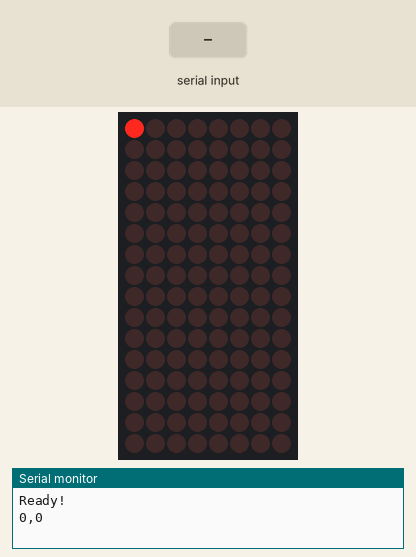
Bench run of a sketch on a simulated Arduino Uno, built with avr-gcc and run on an emulated ATmega328P. Parts: 8×16 LED matrix, the last lines printed to the serial monitor. Inputs (shaded band) come from the test bench.

Above: at 1.2 s.
1.3 s: "1" received over Serial
At 2.3 s:
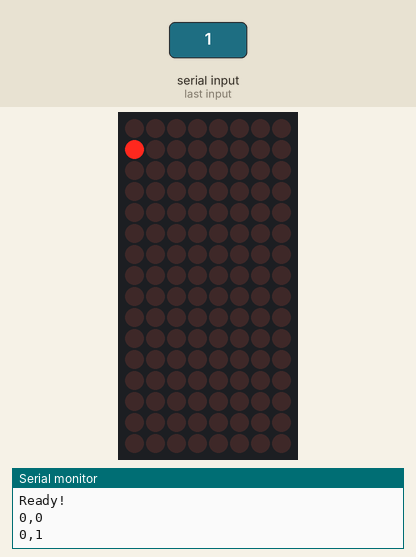
2.8 s: "0" received over Serial
At 3.2 s:
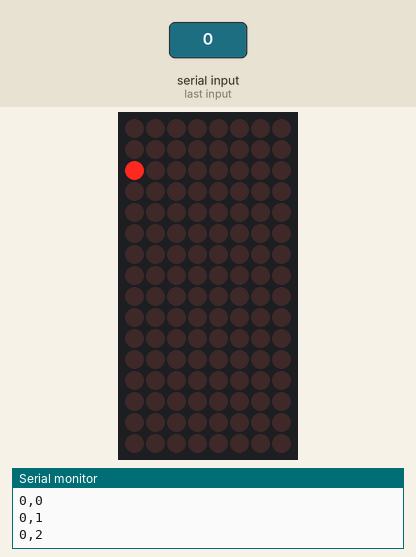
4.3 s: "2" received over Serial
At 4.6 s:
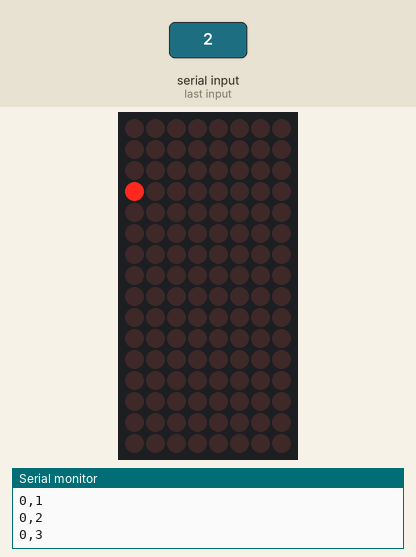
5.8 s: "1" received over Serial
At 6.7 s:
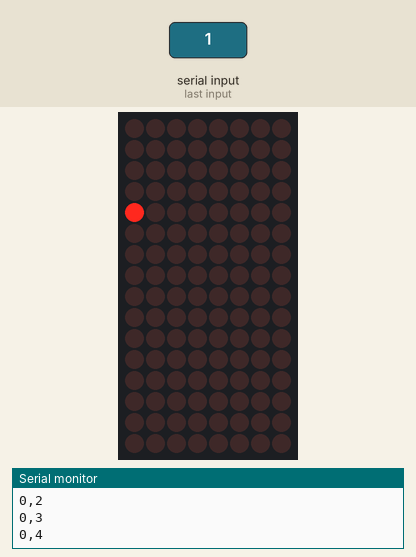
7.3 s: "0" received over Serial
At 8.1 s:
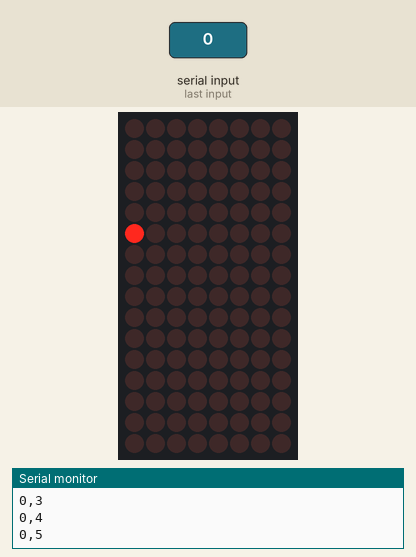
8.8 s: "2" received over Serial
At 9.1 s:
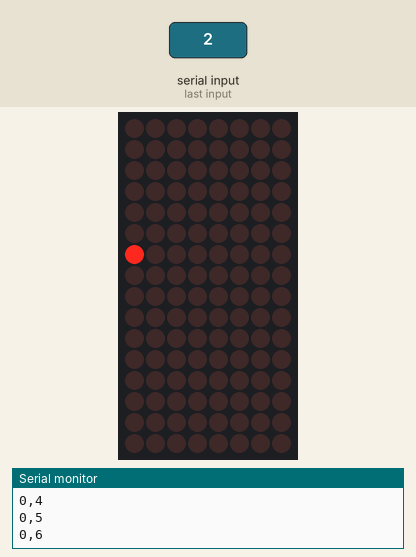
Timing chart, 0 to 11.3 s (numbered marks = the images above; inputs shaded):
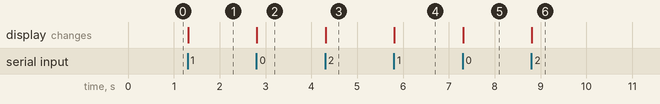

Measured:
- after the input at 1.3 s, the display: changes at once (image 1)
- after the input at 2.8 s, the display: changes at once (image 2)
- after the input at 4.3 s, the display: changes at once (image 3)
- after the input at 5.8 s, the display: changes at once (image 4)
- after the input at 7.3 s, the display: changes at once (image 5)
- after the input at 8.8 s, the display: changes at once (image 6)

The sketch:

BottomRowTest_LedBackpack.ino
```cpp
#include <Wire.h>
#include <Adafruit_GFX.h>
#include "Adafruit_LEDBackpack.h"

Adafruit_8x16matrix matrixrow = Adafruit_8x16matrix();

int x = 0, y = 0;

void setup() {
  Serial.begin(115200);

  matrixrow.begin(0x70);

  Serial.println("Ready!");
}

void loop() {

  Serial.print(y,DEC);
  Serial.print(",");
  Serial.println(x,DEC);

  matrixrow.clear();
  matrixrow.drawPixel(y, x, LED_ON);
  matrixrow.writeDisplay();

  while (Serial.available() < 1) delay(10);
  while (Serial.available() > 0) Serial.read();

  x++;

  if (x > 7) {
    x = 0;
    y++;
    if (y > 15) y = 0;
  }


}
```
